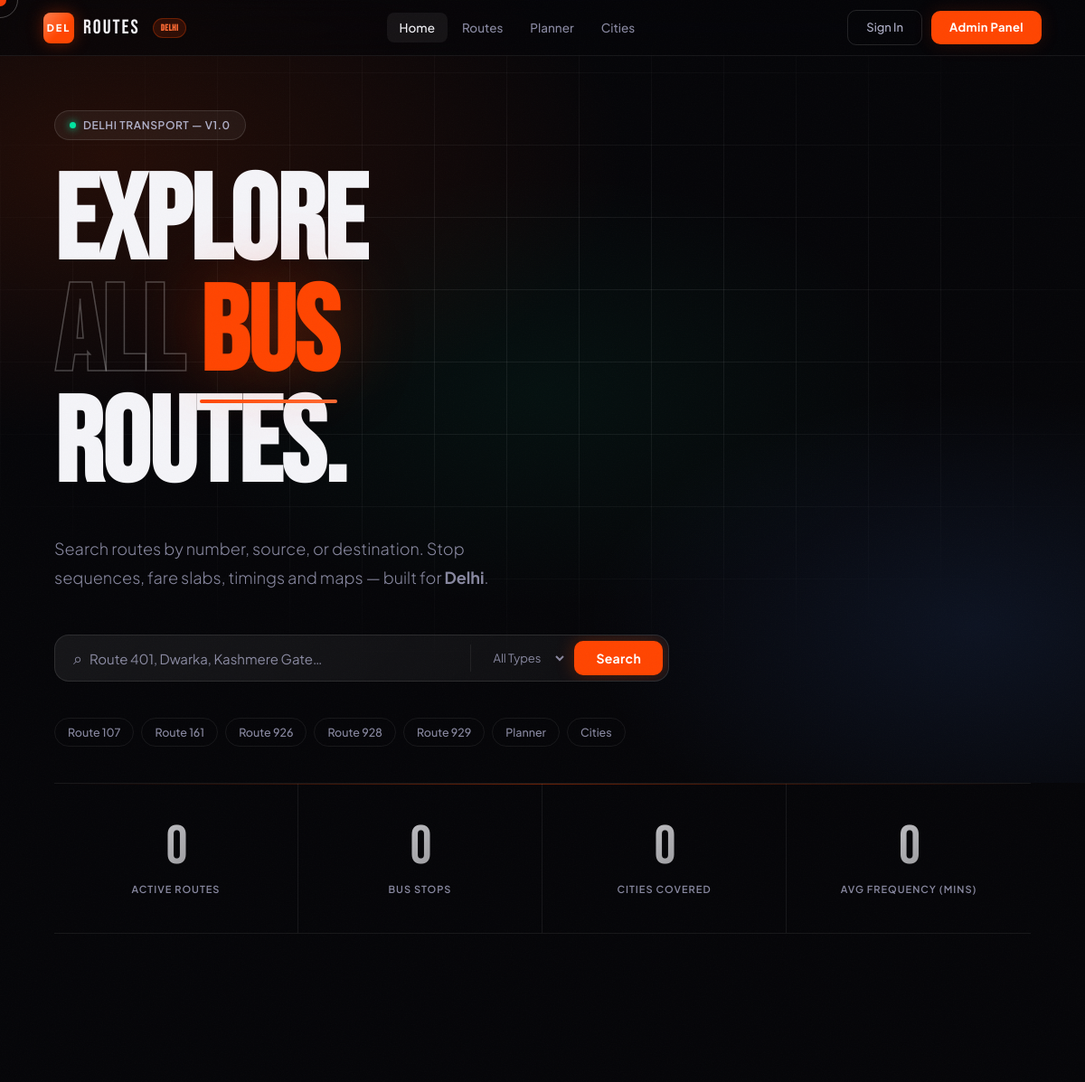
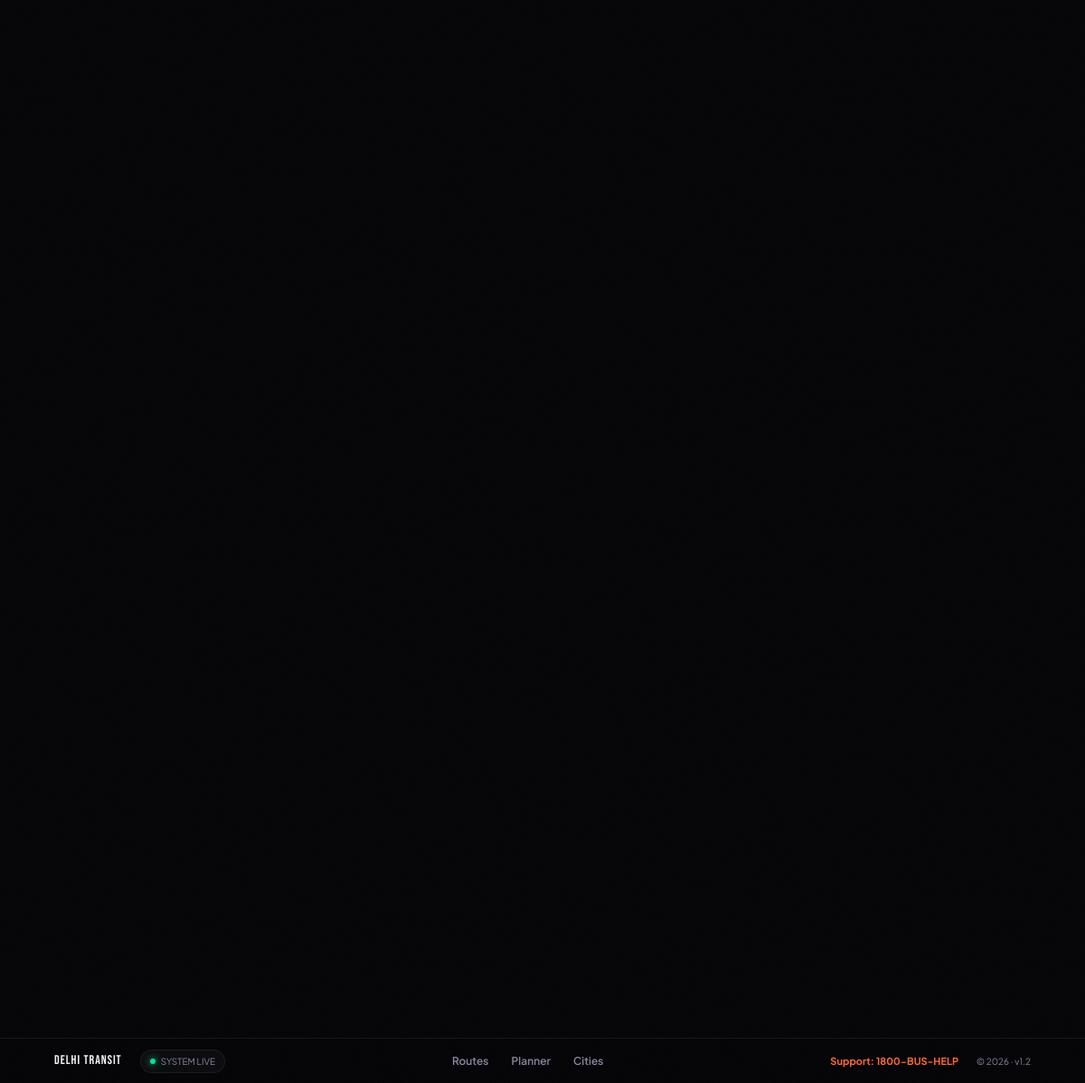
The page / on the database its author committed (2 pictures, top to bottom).
### tables this page shows
CREATE TABLE `cities` (
  `id` int(10) UNSIGNED NOT NULL,
  `city_name` varchar(100) NOT NULL,
  `state_region` varchar(100) DEFAULT NULL,
  `country` varchar(100) NOT NULL DEFAULT 'India',
  `country_code` char(2) NOT NULL DEFAULT 'IN',
  `currency` varchar(10) NOT NULL DEFAULT 'INR',
  `timezone` varchar(60) NOT NULL DEFAULT 'Asia/Kolkata',
  `center_lat` decimal(10,7) NOT NULL,
  `center_lng` decimal(10,7) NOT NULL,
  `default_zoom` tinyint(4) DEFAULT 12,
  `osm_relation_id` bigint(20) DEFAULT NULL,
  `is_active` tinyint(1) DEFAULT 1,
  `created_at` timestamp NOT NULL DEFAULT current_timestamp()
);

CREATE TABLE `routes` (
  `id` int(10) UNSIGNED NOT NULL,
  `city_id` int(10) UNSIGNED NOT NULL,
  `route_number` varchar(20) NOT NULL,
  `source` varchar(120) NOT NULL,
  `destination` varchar(120) NOT NULL,
  `route_type` enum('AC','Express','Normal','Night','Mini') NOT NULL DEFAULT 'Normal',
  `frequency_mins` tinyint(3) UNSIGNED NOT NULL DEFAULT 20,
  `first_bus_time` time NOT NULL,
  `last_bus_time` time NOT NULL,
  `total_distance_km` decimal(6,2) NOT NULL DEFAULT 0.00,
  `description` text DEFAULT NULL,
  `osm_relation_id` bigint(20) DEFAULT NULL,
  `is_active` tinyint(1) DEFAULT 1,
  `created_at` timestamp NOT NULL DEFAULT current_timestamp(),
  `updated_at` timestamp NOT NULL DEFAULT current_timestamp() ON UPDATE current_timestamp()
);

### views/home/index.php (the view, shortened to what the rows shown need)
<?php
include dirname(__DIR__) . '/layout/header.php';
?>
<section class="hero">
    <div class="hero-mesh"></div>
    <div class="hero-grid"></div>
    <div class="hero-inner">
        <div class="hero-pill"><span></span><?= htmlspecialchars($city['city_name'] ?? 'Delhi') ?> Transport — v1.0</div>
        <h1 class="hero-title">
            <span class="line1">EXPLORE</span>
            <span class="line2">ALL <span class="accent-word">BUS</span></span>
            <span class="line1">ROUTES.</span>
        </h1>
        <p class="hero-sub">
            Search routes by number, source, or destination. Stop sequences, fare slabs, timings and maps — built for
            <strong><?= htmlspecialchars($city['city_name'] ?? 'the city') ?></strong>.
        </p>
        <form action="<?= APP_URL ?>/search" method="GET" class="search-bar">
            <span class="s-icon">⌕</span>
            <input class="s-input" type="text" name="q" placeholder="Route 401, Dwarka, Kashmere Gate…" id="searchInput" required autocomplete="off">
            <select class="s-select" name="type">
                <option value="">All Types</option>
            </select>
            <button type="submit" class="s-btn">Search</button>
        </form>
        <div class="hero-tags">
            <?php foreach (array_slice($routes ?? [], 0, 5) as $r): ?>
                <a href="<?= APP_URL ?>/routes/<?= $r['id'] ?>" class="tag">Route <?= htmlspecialchars($r['route_number']) ?></a>
            <?php endforeach; ?>
            <a href="<?= APP_URL ?>/planner" class="tag">Planner</a>
            <a href="<?= APP_URL ?>/cities" class="tag">Cities</a>
        </div>
    </div>
</section>
<div class="container">
    <div class="stats-bar">
        <div class="stat-item">
            <span class="stat-num" data-target="<?= (int)($stats['route_count'] ?? 0) ?>">0</span>
            <span class="stat-label">Active Routes</span>
        </div>
        <div class="stat-item">
            <span class="stat-num" data-target="<?= (int)($stats['stop_count'] ?? 0) ?>">0</span>
            <span class="stat-label">Bus Stops</span>
        </div>
        <div class="stat-item">
            <span class="stat-num" data-target="<?= (int)($globalStats['total_cities'] ?? 1) ?>">0</span>
            <span class="stat-label">Cities Covered</span>
        </div>
        <div class="stat-item">
            <span class="stat-num" data-target="<?= (int)($stats['avg_frequency'] ?? 15) ?>">0</span>
            <span class="stat-label">Avg Frequency (mins)</span>
        </div>
    </div>
</div>
<div class="sec" style="padding-top:80px">
        <div class="r-grid" id="rGrid">
        </div>
    </div>
<?php include dirname(__DIR__) . '/layout/footer.php'; ?>

### src/Core/Router.php (shortened to what the rows shown need)
<?php
class Router
{
    private array $routes = [];
    private function add(string $method, string $pattern, callable|array $handler): void
    {
        $this->routes[] = [
            'method'  => strtoupper($method),
            'pattern' => $pattern,
            'handler' => $handler,
        ];
    }
    public function dispatch(): void
    {
        $uri    = $this->getUri();
        foreach ($this->routes as $route) {
            $params = $this->match($route['pattern'], $uri);
            if ($params !== null) {
                $this->call($route['handler'], $params);
                return;
            }
        }
    }
    private function getUri(): string
    {
        $requestUri = $_SERVER['REQUEST_URI'] ?? '/';
        $basePath   = parse_url(APP_URL, PHP_URL_PATH) ?? '';
        $uri = '/' . ltrim(substr($requestUri, strlen($basePath)), '/');
        return rtrim($uri, '/') ?: '/';
    }
    private function match(string $pattern, string $uri): ?array
    {
        $regex = preg_replace('/\{([a-zA-Z_]+)\}/', '(?P<$1>[^/]+)', $pattern);
        $regex = '#^' . $regex . '$#';
        if (!preg_match($regex, $uri, $matches)) {
            return null;
        }
        return array_filter($matches, fn($key) => is_string($key), ARRAY_FILTER_USE_KEY);
    }
    private function call(callable|array $handler, array $params): void
    {
        if (is_array($handler) && is_string($handler[0])) {
            [$class, $method] = $handler;
            $controller = new $class();
            $controller->$method($params);
        } elseif (is_callable($handler)) {
            $handler($params);
        } else {
            throw new \RuntimeException('Invalid route handler.');
        }
    }
}

### views/layout/header.php (shortened to what the rows shown need)
<!DOCTYPE html>
<html lang="en">
<head>
    <link rel="stylesheet" href="https://unpkg.com/leaflet@1.9.4/dist/leaflet.css"/>
    <link href="<?= APP_URL ?>/public/assets/css/main.css" rel="stylesheet">
    <link href="<?= APP_URL ?>/public/assets/css/map.css" rel="stylesheet">
</head>
<body>
    <div id="cursor"></div>
    <div id="cursor-ring"></div>
    <nav>
        <a href="<?= APP_URL ?>/" class="n-logo">
            <div class="n-icon"><?= strtoupper(substr($city['city_name'] ?? 'BUS', 0, 3)) ?></div>
            <span>ROUTES</span>
            <span class="n-badge"><?= htmlspecialchars($city['city_name'] ?? 'City') ?></span>
        </a>
        <div class="n-links">
            <a href="<?= APP_URL ?>/" class="<?= ($view ?? '') == 'home/index' ? 'act' : '' ?>">Home</a>
            <a href="<?= APP_URL ?>/routes" class="<?= ($view ?? '') == 'routes/list' ? 'act' : '' ?>">Routes</a>
            <a href="<?= APP_URL ?>/planner" class="<?= ($view ?? '') == 'planner/index' ? 'act' : '' ?>">Planner</a>
            <a href="<?= APP_URL ?>/cities" class="<?= ($view ?? '') == 'cities/index' ? 'act' : '' ?>">Cities</a>
        </div>
        <div class="n-cta">
            <?php
            if (\App\Core\Session::isLoggedIn()):
                $sessionUser = \App\Core\Session::getUser();
                $u = (new \App\Models\User())->findById((int)$sessionUser['id']);
                if ($u) {
                    if (isset($sessionUser['_jwt'])) {
                        $u['_jwt'] = $sessionUser['_jwt'];
                    }
                    \App\Core\Session::setUser($u);
                } else {
                    $u = $sessionUser;
                }
            ?>
                <div class="user-actions">
                    <button class="info-trigger" onclick="toggleUserInfo()" aria-label="User Info">
                        <svg viewBox="0 0 24 24" width="20" height="20" stroke="currentColor" stroke-width="2" fill="none"><circle cx="12" cy="12" r="10"></circle><line x1="12" y1="16" x2="12" y2="12"></line><line x1="12" y1="8" x2="12.01" y2="8"></line></svg>
                    </button>
                    <div class="profile-dropdown">
                        <button class="profile-btn" onclick="toggleProfileMenu()">
                            <img src="<?= htmlspecialchars($u['avatar_url'] ?? $u['profile_image'] ?? APP_URL . '/public/assets/img/default-avatar.png') ?>" alt="Profile" class="nav-avatar">
                            <span><?= htmlspecialchars($u['name'] ?? 'User') ?></span>
                            <svg viewBox="0 0 24 24" width="16" height="16" stroke="currentColor" stroke-width="2" fill="none"><polyline points="6 9 12 15 18 9"></polyline></svg>
                        </button>
                        <div class="dropdown-content" id="profileMenu">
                            <div class="dropdown-header">
                                <strong><?= htmlspecialchars($u['name']) ?></strong>
                                <span><?= htmlspecialchars($u['email']) ?></span>
                            </div>
                            <hr>
                            <a href="<?= APP_URL ?>/profile">View Profile</a>
                            <a href="<?= APP_URL ?>/profile/edit">Edit Profile</a>
                            <?php if (in_array($u['role'] ?? '', ['admin', 'super_admin'], true)): ?>
                                <a href="<?= APP_URL ?>/admin" target="_blank">Dashboard</a>
                            <?php endif; ?>
                            <hr>
                            <form action="<?= APP_URL ?>/auth/logout" method="POST">
                                <button type="submit" class="logout-link">Logout</button>
                            </form>
                        </div>
                    </div>
                </div>
            <?php else: ?>
                <a href="<?= APP_URL ?>/auth/login" class="btn-g">Sign In</a>
                <a href="<?= APP_URL ?>/auth/adminLogin" class="btn-o" target="_blank">Admin Panel</a>
            <?php endif; ?>
        </div>
    </nav>
    <main>

### views/layout/footer.php (shortened to what the rows shown need)
    </main>
    <footer class="fixed-footer">
        <div class="footer-container">
            <div class="f-left">
                <div class="f-logo-small"><?= strtoupper($city['city_name'] ?? 'CITY') ?> TRANSIT</div>
                <div class="f-status">
                    <span class="status-dot"></span> System Live
                </div>
            </div>
            <div class="f-links-compact">
                <a href="<?= APP_URL ?>/routes">Routes</a>
                <a href="<?= APP_URL ?>/planner">Planner</a>
                <a href="<?= APP_URL ?>/cities">Cities</a>
            </div>
            <div class="f-right">
                <div class="f-emergency">Support: 1800-BUS-HELP</div>
                <div class="f-copy-small">© <?= date('Y') ?> · v1.2</div>
            </div>
        </div>
    </footer>
</body>
</html>

### rows shown on the page
cities: city_name "DEL", city_name "Delhi", city_name "DELHI"
routes: route_number "107"
routes: route_number "161"
routes: route_number "926"
routes: route_number "928"
routes: route_number "929"
